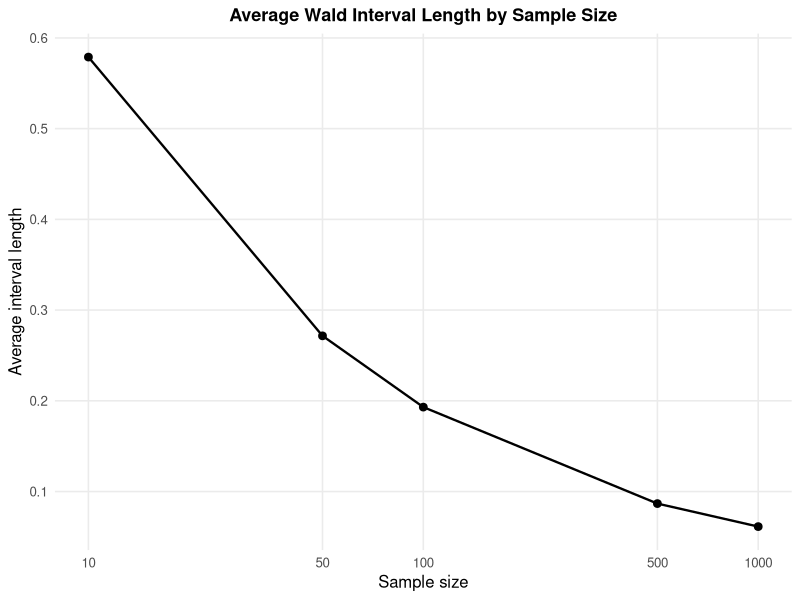

Write the R code that produced this figure.
## ---- chunk 1
#| echo: false
#| warning: false
#| message: false

library(tidyverse)
library(knitr)
library(kableExtra)

set.seed(0827)

p_true <- 0.43
n_values <- c(10, 50, 100, 500, 1000)
reps <- 10000
z <- qnorm(0.975)

bernoulli_wald_results <- map_dfr(n_values, function(n) {
  x <- rbinom(reps, size = n, prob = p_true)
  phat <- x / n
  se <- sqrt(phat * (1 - phat) / n)
  
  lower <- phat - z * se
  upper <- phat + z * se
  
  tibble(
    n = n,
    x = x,
    phat = phat,
    lower = lower,
    upper = upper,
    covered = lower <= p_true & upper >= p_true,
    interval_length = upper - lower
  )
})

bernoulli_wald_summary <- bernoulli_wald_results %>%
  group_by(n) %>%
  summarise(
    empirical_coverage = mean(covered),
    average_interval_length = mean(interval_length),
    .groups = "drop"
  )

coverage_table <- bernoulli_wald_summary %>%
  mutate(
    empirical_coverage = round(empirical_coverage, 4),
    average_interval_length = round(average_interval_length, 4)
  ) %>%
  rename(
    `Sample Size` = n,
    `Empirical Coverage` = empirical_coverage,
    `Average Interval Length` = average_interval_length
  )

kable(
  coverage_table,
  booktabs = TRUE,
  align = rep("c", ncol(coverage_table))
) %>%
  kable_styling(latex_options = "hold_position", font_size = 11) %>%
  add_header_above(c("Wald Confidence Interval Simulation Results" = ncol(coverage_table)))
## ---- chunk 2
#| echo: false
#| warning: false
#| message: false

width_table <- bernoulli_wald_summary %>%
  select(n, average_interval_length) %>%
  mutate(
    average_interval_length = round(average_interval_length, 4)
  ) %>%
  rename(
    `Sample Size` = n,
    `Average Interval Length` = average_interval_length
  )

kable(
  width_table,
  booktabs = TRUE,
  align = rep("c", ncol(width_table))
) %>%
  kable_styling(latex_options = "hold_position", font_size = 11) %>%
  add_header_above(c("Average Wald Confidence Interval Lengths" = ncol(width_table)))
## ---- chunk 3
#| echo: false
#| warning: false
#| message: false

ggplot(bernoulli_wald_summary, aes(x = n, y = average_interval_length)) +
  geom_line(linewidth = 0.8) +
  geom_point(size = 2.3) +
  scale_x_log10(breaks = n_values) +
  labs(
    title = "Average Wald Interval Length by Sample Size",
    x = "Sample size",
    y = "Average interval length"
  ) +
  theme_minimal(base_size = 12) +
  theme(
    plot.title = element_text(
      hjust = 0.5,
      face = "bold",
      size = 13
    ),
    panel.grid.minor = element_blank()
  )
## ---- chunk 4
#| echo: false
#| warning: false
#| message: false

set.seed(0827)

theta_true <- 1
n_values <- c(10, 50, 100, 500, 1000)
reps <- 10000
z <- qnorm(0.975)

exponential_results <- map_dfr(n_values, function(n) {
  
  samples <- matrix(
    rexp(reps * n, rate = theta_true),
    nrow = reps,
    ncol = n
  )
  
  sample_sums <- rowSums(samples)
  theta_hat <- n / sample_sums
  
  normal_lower <- theta_hat - z * theta_hat / sqrt(n)
  normal_upper <- theta_hat + z * theta_hat / sqrt(n)
  
  pivotal_lower <- qchisq(0.025, df = 2 * n) / (2 * sample_sums)
  pivotal_upper <- qchisq(0.975, df = 2 * n) / (2 * sample_sums)
  
  normal_results <- tibble(
    n = n,
    method = "Normal",
    theta_hat = theta_hat,
    lower = normal_lower,
    upper = normal_upper,
    covered = lower <= theta_true & upper >= theta_true,
    interval_length = upper - lower
  )
  
  pivotal_results <- tibble(
    n = n,
    method = "Pivotal",
    theta_hat = theta_hat,
    lower = pivotal_lower,
    upper = pivotal_upper,
    covered = lower <= theta_true & upper >= theta_true,
    interval_length = upper - lower
  )
  
  bind_rows(normal_results, pivotal_results)
})

exponential_summary <- exponential_results %>%
  group_by(n, method) %>%
  summarise(
    empirical_coverage = mean(covered),
    average_interval_length = mean(interval_length),
    .groups = "drop"
  )

exponential_table <- exponential_summary %>%
  mutate(
    empirical_coverage = round(empirical_coverage, 4),
    average_interval_length = round(average_interval_length, 4)
  ) %>%
  rename(
    `Sample Size` = n,
    `Method` = method,
    `Empirical Coverage` = empirical_coverage,
    `Average Interval Length` = average_interval_length
  )

kable(
  exponential_table,
  booktabs = TRUE,
  align = rep("c", ncol(exponential_table))
) %>%
  kable_styling(latex_options = "hold_position", font_size = 11) %>%
  add_header_above(c("Exponential Confidence Interval Simulation Results" = ncol(exponential_table)))
